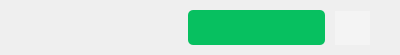
<?xml version="1.0" encoding="UTF-8"?>
<ui version="4.0">
 <class>ReceiveWidget</class>
 <widget class="QWidget" name="ReceiveWidget">
  <property name="geometry">
   <rect>
    <x>0</x>
    <y>0</y>
    <width>400</width>
    <height>55</height>
   </rect>
  </property>
  <property name="sizePolicy">
   <sizepolicy hsizetype="Expanding" vsizetype="Expanding">
    <horstretch>0</horstretch>
    <verstretch>0</verstretch>
   </sizepolicy>
  </property>
  <property name="windowTitle">
   <string>Form</string>
  </property>
  <property name="styleSheet">
   <string notr="true">QWidget
{
  border: none;
}
QPushButton
{
  border: none;
  background: #f4f4f4;
}
QLabel#msgLbl
{
  border-radius: 5px;
  background: #07c060; 
  padding: 0 10px;
}
QLabel#triLbl
{
  padding-right: 5px;
}</string>
  </property>
  <layout class="QHBoxLayout" name="horizontalLayout">
   <property name="spacing">
    <number>10</number>
   </property>
   <property name="leftMargin">
    <number>20</number>
   </property>
   <property name="topMargin">
    <number>10</number>
   </property>
   <property name="rightMargin">
    <number>30</number>
   </property>
   <property name="bottomMargin">
    <number>10</number>
   </property>
   <item>
    <widget class="QWidget" name="widget" native="true">
     <property name="sizePolicy">
      <sizepolicy hsizetype="Expanding" vsizetype="Expanding">
       <horstretch>0</horstretch>
       <verstretch>0</verstretch>
      </sizepolicy>
     </property>
     <property name="minimumSize">
      <size>
       <width>20</width>
       <height>0</height>
      </size>
     </property>
     <property name="maximumSize">
      <size>
       <width>20</width>
       <height>16777215</height>
      </size>
     </property>
    </widget>
   </item>
   <item>
    <widget class="QWidget" name="widget_1" native="true">
     <property name="sizePolicy">
      <sizepolicy hsizetype="Expanding" vsizetype="Expanding">
       <horstretch>0</horstretch>
       <verstretch>0</verstretch>
      </sizepolicy>
     </property>
     <property name="layoutDirection">
      <enum>Qt::LeftToRight</enum>
     </property>
     <layout class="QHBoxLayout" name="horizontalLayout_2">
      <property name="spacing">
       <number>0</number>
      </property>
      <property name="leftMargin">
       <number>0</number>
      </property>
      <property name="topMargin">
       <number>0</number>
      </property>
      <property name="rightMargin">
       <number>0</number>
      </property>
      <property name="bottomMargin">
       <number>0</number>
      </property>
      <item>
       <spacer name="horizontalSpacer">
        <property name="orientation">
         <enum>Qt::Horizontal</enum>
        </property>
        <property name="sizeHint" stdset="0">
         <size>
          <width>40</width>
          <height>20</height>
         </size>
        </property>
       </spacer>
      </item>
      <item>
       <widget class="Label" name="msgLbl">
        <property name="sizePolicy">
         <sizepolicy hsizetype="Expanding" vsizetype="Expanding">
          <horstretch>0</horstretch>
          <verstretch>0</verstretch>
         </sizepolicy>
        </property>
        <property name="minimumSize">
         <size>
          <width>0</width>
          <height>35</height>
         </size>
        </property>
        <property name="maximumSize">
         <size>
          <width>170</width>
          <height>16777215</height>
         </size>
        </property>
        <property name="text">
         <string/>
        </property>
        <property name="textFormat">
         <enum>Qt::AutoText</enum>
        </property>
        <property name="scaledContents">
         <bool>false</bool>
        </property>
        <property name="alignment">
         <set>Qt::AlignLeading|Qt::AlignLeft|Qt::AlignVCenter</set>
        </property>
        <property name="wordWrap">
         <bool>true</bool>
        </property>
        <property name="openExternalLinks">
         <bool>false</bool>
        </property>
       </widget>
      </item>
      <item>
       <widget class="QWidget" name="widget_2" native="true">
        <property name="sizePolicy">
         <sizepolicy hsizetype="Expanding" vsizetype="Expanding">
          <horstretch>0</horstretch>
          <verstretch>0</verstretch>
         </sizepolicy>
        </property>
        <property name="minimumSize">
         <size>
          <width>10</width>
          <height>0</height>
         </size>
        </property>
        <property name="maximumSize">
         <size>
          <width>10</width>
          <height>16777215</height>
         </size>
        </property>
        <widget class="QLabel" name="triLbl">
         <property name="geometry">
          <rect>
           <x>0</x>
           <y>0</y>
           <width>10</width>
           <height>37</height>
          </rect>
         </property>
         <property name="maximumSize">
          <size>
           <width>10</width>
           <height>16777215</height>
          </size>
         </property>
         <property name="lineWidth">
          <number>0</number>
         </property>
         <property name="text">
          <string/>
         </property>
         <property name="pixmap">
          <pixmap resource="../res.qrc">:/images/ic_retangle_right.svg</pixmap>
         </property>
         <property name="alignment">
          <set>Qt::AlignCenter</set>
         </property>
        </widget>
       </widget>
      </item>
      <item>
       <widget class="QWidget" name="widget_3" native="true">
        <property name="sizePolicy">
         <sizepolicy hsizetype="Expanding" vsizetype="Expanding">
          <horstretch>0</horstretch>
          <verstretch>0</verstretch>
         </sizepolicy>
        </property>
        <property name="minimumSize">
         <size>
          <width>35</width>
          <height>0</height>
         </size>
        </property>
        <property name="maximumSize">
         <size>
          <width>35</width>
          <height>16777215</height>
         </size>
        </property>
        <widget class="QPushButton" name="headBtn">
         <property name="geometry">
          <rect>
           <x>0</x>
           <y>1</y>
           <width>35</width>
           <height>35</height>
          </rect>
         </property>
         <property name="maximumSize">
          <size>
           <width>35</width>
           <height>35</height>
          </size>
         </property>
         <property name="text">
          <string/>
         </property>
         <property name="icon">
          <iconset resource="../res.qrc">
           <normaloff>:/images/man.svg</normaloff>:/images/man.svg</iconset>
         </property>
         <property name="iconSize">
          <size>
           <width>35</width>
           <height>35</height>
          </size>
         </property>
        </widget>
       </widget>
      </item>
     </layout>
    </widget>
   </item>
  </layout>
 </widget>
 <customwidgets>
  <customwidget>
   <class>Label</class>
   <extends>QLabel</extends>
   <header location="global">Model/label.h</header>
  </customwidget>
 </customwidgets>
 <resources>
  <include location="../res.qrc"/>
 </resources>
 <connections/>
</ui>
